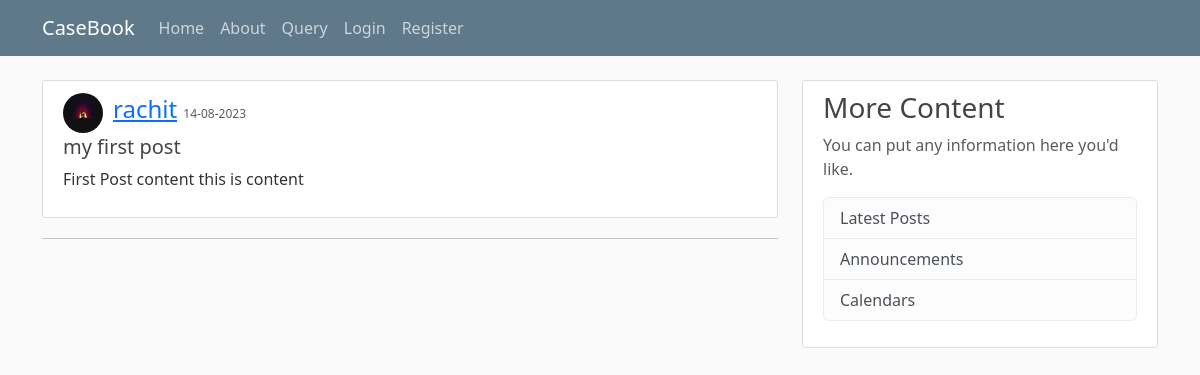
/post/1, run on an earlier commit of the app's database.
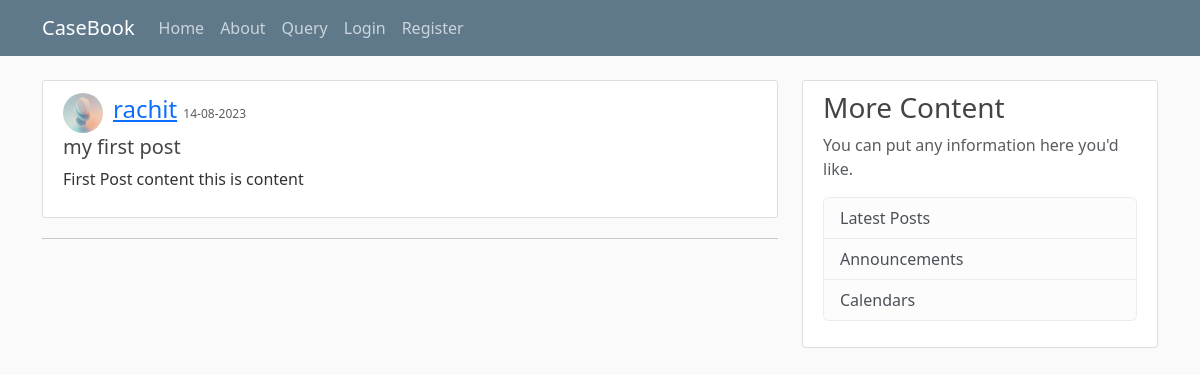
And on a later commit of the database.
### blogsite/models.py (models this page shows, shortened)
class User(db.Model, UserMixin):
    id = db.Column(db.Integer, primary_key=True)
    username = db.Column(db.String(20), unique=True, nullable=False)
    email = db.Column(db.String(100), unique=True, nullable=False)
    img_file = db.Column(db.String(20), nullable=False, default='default.jpeg')
    password = db.Column(db.String(60), nullable=False)
    posts = db.relationship('Post', backref='author', lazy=True)

### blogsite/posts/routes.py (the view)
@posts.route('/post/<int:post_id>')
def post(post_id):
    post = Post.query.get_or_404(post_id)
    return render_template('post.html',page_title=post.title,post=post)

### blogsite/templates/post.html (shortened to what this page needs)
{% extends "layout.html" %}
{% block page_content %}
<article class="media content-section">
  <div class="d-flex align-items-center">
    <img class="img-fluid rounded-circle article-img mr-3"
      src="{{ url_for('static',filename='profile_pic/'+post.author.img_file) }}" alt="Profile Photo of author">
    <div style="margin-left: 10px;">
      <div class="article-metadata">
        <a class="mr-2" href="{{ url_for('users.user_posts',username=post.author.username) }}">{{ post.author.username }}</a>
        <small class="text-muted" style="font-size: 0.75rem;">{{ post.date_posted.strftime('%d-%m-%Y') }}</small>
      </div>
    </div>
  </div>
  <div class="media-body">
    <h2 class="article-title">{{ post.title }}</h2>
    <p class="article-content">{{ post.content }}</p>
  </div>
</article>
<hr>
{% endblock page_content %}

What changed in the data, as far as the page shows it:
changed User "rachit": img_file: a different picture
